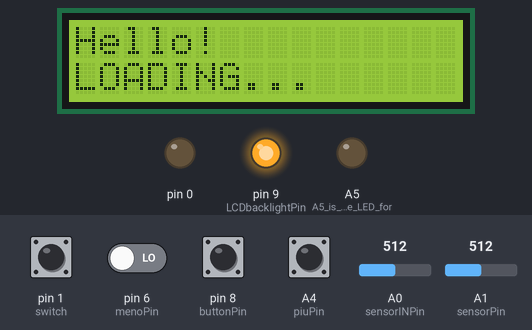
Bench run of a sketch on a simulated Arduino Uno, built with avr-gcc and run on an emulated ATmega328P. Parts: 16×2 character LCD, output pins drawn as LEDs (lit = HIGH). Inputs (shaded band) come from the test bench; at power-on: A4 (piuPin), pin 1 (switch), pin 6 (menoPin), pin 8 (buttonPin) LOW, A0 (sensorINPin) = 512, A1 (sensorPin) = 512. WiFi joins after 1.5 s; servers stay silent unless stated; uploads are accepted with an empty reply.

Above: at 1.1 s.
At 6.4 s:
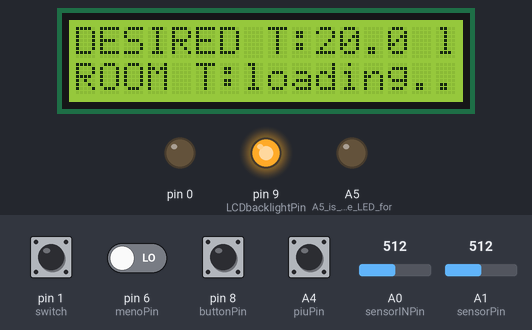
6.5 s: pin 1 (switch) pulled HIGH for 0.15 s
At 7.5 s:
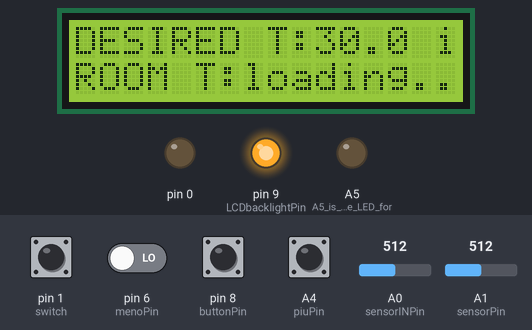
At 36.9 s:
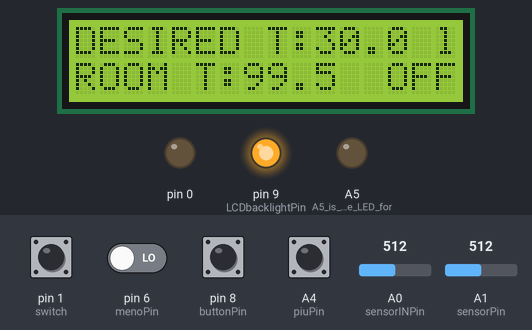
Timing chart, 0 to 38.0 s (numbered marks = the images above; inputs shaded):
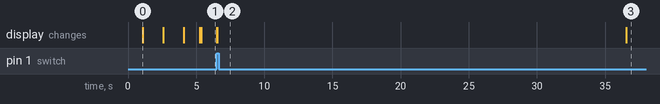

Measured:
- after the input at 6.5 s, the display: first changes at once (image 2 shows a later state)
- what the display in image 0 shows lasts 1.5 s, from 1.1 s to 2.6 s

The sketch:

Twitter_Arduheat_v1_1.ino
```cpp
#include <LiquidCrystal.h>
#include <math.h>
#include <SPI.h>
#include <Ethernet.h>
/* SETUP:
T*sensors: "face round side" left ground, right to power, centre to A0/1
RedLED: ground to ground through 200 OMH resistor, + to A5
LCD circuit and system at pages 116...
Voltage devider:
           from third pin on lcd:
               4.7k+220 OMH to +
               560+220 OMH to -
botton setup for pins 6, 8; A4.
relay
  motor: + to battery +, - to middle relay
  diode: black to -, silver to +(0)
  battery - to relay last
internet mode switch. One side to +, other to -, centre to 1.
*/


LiquidCrystal lcd(A3, A2, 5, 7, 3, 2);

unsigned long reconnect;
unsigned long protect;

//variables for the current temperature reading: variableIN is the TMP36 temp. sensor. for inside components safety
const int sensorPin = A1;
const int sensorINPin = A0;
const int numReadings = 150;
const int numReadingsIN = 150;
int reading[numReadings];
int readingIN[numReadingsIN];
int index = 0;
int indexIN = 0;
long total = 0;
long totalIN = 0;
int average = 0;
int averageIN = 0;
float voltage;
float voltageIN;            //reading (0-1023), voltage and temperature on each sensor
float temp;
float tempIN;
float TEMP;              //temperatures and variables to round off later
float TEMPIN;
float TEMPr;
float TEMPrIN;
float f;          //float f is the value on the tweet

float desiredT = 20;// desired room temperature


//variables for the botton (local) system to set roomT, piu is +, meno is -
const int piuPin = A4;
const int menoPin = 6;
  int piuRead;
  int piuPrev = LOW;
  int menoRead;
  int menoPrev = LOW;
  long timeA = 0;
  long debounceA = 200;

//LCD backlight botton system variables
int buttonPin = 8;          //input for the botton status
int LCDbacklightPin = 9;    //output pin for the LCD backlight LED
int LCDstate = HIGH;        //current state for the LCD LED
int bottonread;             //current reading in the buttonPin
int previous = LOW;         //previous reading from the buttonPin
long time = 0;              //the time since the output for the LED was toggled last
long debounce = 200;        //debounce time to avoid flickering


int internet;          //internet switch status


//ethernet values
byte mac[] = {  0x90, 0xA2, 0xDA, 0x0D, 0xA8, 0xAF };
IPAddress ip(192,168,1,70);

// initialize the library instance:
EthernetClient client;

const unsigned int requestInterval = 5000;  // delay between requests

char serverName[] = "api.twitter.com";  // twitter URL

boolean requested;                   // whether a request was made since connecting
unsigned long lastAttemptTime = 0;            // last time connected to the server, in milliseconds

String currentLine = "";            // string to hold the text from server
String tweet = "";                 // string to hold the tweet
boolean readingTweet = false;       // if currently reading the tweet


//SETUP/////////////////////////////////////////////////////////////////////////////////////////////////
void setup() {

 //pinmodes
 pinMode(A5, OUTPUT);      //A5 is the pin the LED for heatingON is attached to
 pinMode(0, OUTPUT);        //0 is the pin the realy is attached to
 pinMode(buttonPin, INPUT);
 pinMode(LCDbacklightPin, OUTPUT);
 pinMode(piuPin, INPUT);
 pinMode(menoPin, INPUT);
 pinMode(1, INPUT);          //1 is the pin the switch for internet/local mod is attached to

 digitalWrite(LCDbacklightPin, HIGH);    //turn on LCD backlight

 // Serial.begin(9600);//open serial communication, *nope, pins 0 and 1 used*

 //begin lcd and print hello message, then clear and print fixed runtime text
 lcd.begin(16, 2);
 lcd.print("Hello!");
 delay(1000);
 lcd.setCursor(0, 1);
 lcd.print("LOADING...");      // print hello, go to next line and print loading
 delay(1500);
 lcd.clear();
 lcd.setCursor(0, 0);
 lcd.print("ATTEMPTING");
 lcd.setCursor(0, 1);
 lcd.print("CONNECTION...");


 // initialize all the readings of temperature to 0:
 for (int thisReading = 0; thisReading < numReadings; thisReading++)
    reading[thisReading] = 0;
 for (int thisReadingIN = 0; thisReadingIN < numReadingsIN; thisReadingIN++)
    readingIN[thisReadingIN] = 0;


// reserve space for the twitter strings:
currentLine.reserve(256);
tweet.reserve(150);


// attempt a DHCP connection:
   // Serial.println("Attempting to get an IP address using DHCP:");              *nope, pins 0 and 1 used*
   if (!Ethernet.begin(mac)) {
    //if DHCP fails, start with a hard-coded address:
    //Serial.println("failed to get an IP address using DHCP, trying manually");  *nope, pins 0 and 1 used*
     /* lcd.clear();
      lcd.setCursor(0, 0);
      lcd.print("connection");
      lcd.setCursor(0, 1);
      lcd.print("failed");
      delay(1000);
      lcd.setCursor(0, 0);
      lcd.print("RETRYING...");
      lcd.setCursor(0, 1);
      lcd.print("please wait");*/
      Ethernet.begin(mac, ip);
    }
  //Serial.print("My address:");                                                  *nope, pins 0 and 1 used*
  //Serial.println(Ethernet.localIP());                                           *nope, pins 0 and 1 used*
  //connect to Twitter:
  lcd.clear();
  lcd.print(Ethernet.localIP());
  delay(1000);
   connectToServer();


 lcd.clear();                  //then clear and prepare lcd for inputs from the loop()
 lcd.print("DESIRED T:");
 lcd.setCursor(0,1);
 lcd.print("ROOM T:");
 lcd.setCursor(15, 0);
 lcd.print("~");

 f = 30;      //initiate float f (tweet value) and give an arbitrary value: 21
}


//LOOP/////////////////////////////////////////////////////////////////////////////////////////////////
void loop() {

   reconnect = millis();
   protect = millis();

if (reconnect > 600000 && reconnect - lastAttemptTime > 15000){
  connectToServer();
  reconnect = millis();
}

  //twitter reading bit
  //if(1 == HIGH){ //if internet switch is on internet setting, then go on twitter for reading *done later*
    if (client.connected()) {
    if (client.available()) {
      // read incoming bytes:
      char inChar = client.read();

      // add incoming byte to end of line:
      currentLine += inChar;

      // if you get a newline, clear the line:
      if (inChar == '\n') {
        currentLine = "";
      }
      // if the current line ends with <text>, it will
      // be followed by the tweet:
      if ( currentLine.endsWith("<text>")) {
        // tweet is beginning. Clear the tweet string:
        readingTweet = true;
        tweet = "";
      }
      // if you're currently reading the bytes of a tweet,
      // add them to the tweet String:
      if (readingTweet) {
        if (inChar != '<') {
          tweet += inChar;
        }
        else {
          // if you got a "<" character,
          // you've reached the end of the tweet:
          readingTweet = false;
       // Serial.println(tweet);       *nope, pins 0 and 1 used*
          char carray[tweet.length() + 1];           //determine size of the array
          tweet.toCharArray(carray, sizeof(carray)); //put readString into an array
          f = atof(carray+1);                  //convert the array into an float
//        internet = digitalRead(1);
//         if(internet == HIGH){
//           desiredT = f;
//           lcd.setCursor(15,0);
//           lcd.print("i");
//         }
//         else if(internet == LOW){
//           lcd.setCursor(15,0);
//           lcd.print("l");
//         }
          // Serial.println(tweet);  //so you can see the captured string *nope, pins 0 and 1 used*

          // close the connection to the server:
          client.stop();
        }
      }
    }
  }
  else if (millis() - lastAttemptTime > requestInterval) {
    // if you're not connected, and 15 seconds have passed since
    // your last connection, then attempt to connect again:
    connectToServer();
    //reconnect = millis();
  }


  internet = digitalRead(1);
  if(internet == HIGH){
           desiredT = f;
           lcd.setCursor(15,0);
           lcd.print("i");
         }
         else if(internet == LOW){
           lcd.setCursor(15,0);
           lcd.print("l");
         }


  //LCD backlight switch code
  bottonread = digitalRead(buttonPin);
  // if the input on botton just went from LOW and HIGH and we've waited long enough
  // to ignore any noise on the circuit, toggle the output pin and remember the time
  if (bottonread == HIGH && previous == LOW && millis() - time > debounce) {
    if (LCDstate == HIGH)
      LCDstate = LOW;
    else
      LCDstate = HIGH;
    time = millis();
  }
  digitalWrite(LCDbacklightPin, LCDstate);
  previous = bottonread;


  //roomT setting bottons system code
  piuRead = digitalRead(piuPin);
  menoRead = digitalRead(menoPin);
  // if the input just went from LOW and HIGH and we've waited long enough
  // to ignore any noise on the circuit, toggle the +/- 0.5 and remember
  // the time
  if (piuRead == HIGH && piuPrev == LOW && millis() - timeA > debounceA) {
    desiredT += .5;
    timeA = millis();
  }
  if (menoRead == HIGH && menoPrev == LOW && millis() - timeA > debounceA) {
    desiredT -= .5;
    timeA = millis();
  }
  piuPrev = piuRead;
  menoPrev = menoRead;


  //temperature measurement code
  // subtract the last reading:
  total= total - reading[index];
  totalIN= totalIN - readingIN[indexIN];
  // read from the sensor:
  reading[index] = analogRead(sensorPin);
  delay(3);
  reading[index] = analogRead(sensorPin);
  delay(5);
  readingIN[indexIN] = analogRead(sensorINPin);
  delay(3);
  readingIN[indexIN] = analogRead(sensorINPin);
  // add the reading to the total:
  total= total + reading[index];
  totalIN= totalIN + readingIN[indexIN];
  // advance to the next position in the array:
  index = index + 1;
  indexIN = indexIN + 1;
  // if at the end of the array... ...wrap around to the beginning:
  if (index >= numReadings)
    index = 0;
  if (indexIN >= numReadingsIN)
    indexIN = 0;
    //find running average of readings
  average = total / numReadings;
  averageIN = totalIN / numReadingsIN;
  delay(1);

 // reading = analogRead(sensorPin);
 // reading2 = analogRead(sensor2Pin);      //*read sensors --- obsolete, replaced by for average loop to reduce fluctuation*
  voltage = (average/1024.0) * 5;
  voltageIN = (averageIN/1024.0) * 5;      //find voltage
  temp = (voltage *100);
  tempIN = ((voltageIN - .5) *100)/* - 3.3*/;          //and temperature
  TEMP = (round(temp*2));                              //round to closest .5
  TEMPIN = (round(tempIN*2));
  TEMPr = TEMP/2;
  TEMPrIN = (TEMPIN/2)-2.5;                              //-7 to reduce error in sensor


  // printing and comparing temperatures
  lcd.setCursor(10,0);//set cursor to after the "desired temp" text
  lcd.print(desiredT,1);//lcd print roomT in right place
if(protect > 15000){
  lcd.setCursor(7,1);//set cursor to after the "current T" text
  lcd.print(TEMPr,1);//lcd print current temperature
}
else{
  lcd.setCursor(7,1);
  lcd.print("loading..");
}

if(protect > 15000){
  if(TEMPr < desiredT){
    digitalWrite(A5, HIGH);
    lcd.print("   ON  ");//heating status printed at end of screen
    digitalWrite(0, HIGH);
  }else if(TEMPr > desiredT){
    digitalWrite(A5, LOW);
    lcd.print("  OFF");//heating status printed at end of screen
    digitalWrite(0, LOW);
  } else if(TEMPr == desiredT){ //this is to avoid continuos on-->off-->on-->
  }
}

  //stop 10 seconds if inside temperature (TEMPrIN) increases a lot
  if(TEMPrIN > 45){
    delay(30000);
  }else{
    delay(5);
  }
}


//connectToServer()/////////////////////////////////////////////////////////////////////////////////////////////////
int connectToServer() {
 // attempt to connect, and wait a millisecond:
 // Serial.println("connecting to server...");    *nope, pins 0 and 1 used*
  if (client.connect(serverName, 80)) {
   // Serial.println("making HTTP request...");   *nope, pins 0 and 1 used*
    // make HTTP GET request to twitter:
    client.println("GET /1/statuses/user_timeline.xml?screen_name=Arduheat&count=1 HTTP/1.1");
    client.println("HOST: api.twitter.com");
    client.println();
  }
  // note the time of this connect attempt:
  lastAttemptTime = millis();

}

//[with this system only the values of temperature and motor status are
//updated every loop(), writing is static since end of setup()]
```
